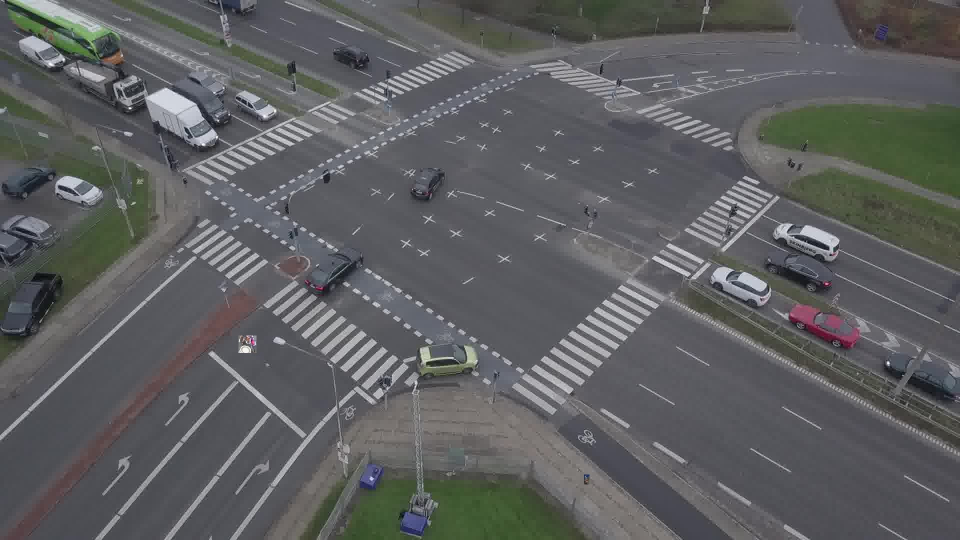
#> input picture AI_core/data/yolo_mtid_motor/dataset/images/train/seq3-drone_0000189.jpg, 1920 x 1080 px (shown at 1/2 size); its folder holds 4 pictures in this run
$ python convert.py
#> lines starting #> are read from the running program, lines starting #| are printed output that depends on the picture; after the words box and inside, x2 and y2 are one past the last pixel; in counts of white or black regions, pixels touching at a corner belong together; pictures that were not available may be replaced by others from this repository, and a replacement may not be noted
"""
MTID Dataset + Motorbike Synthetic Data Merger
Fixed image search logic for nested folder structure
Fixed: idx variable and added val set augmentation
"""

from pathlib import Path
from tqdm import tqdm
import json
import os
import shutil
import random
import cv2
import numpy as np
import yaml


class MTIDMotorbikeMerger:
    COCO_TO_YOLO = {3: 0, 2: 1, 6: 2, 8: 3}  # car, bicycle, bus, truck
    CLASS_NAMES = ['car', 'bicycle', 'bus', 'truck', 'motorbike']
    MOTORBIKE_CLASS = 4

    DRONE_UNANNOTATED_RANGES = [(1, 31), (659, 659), (1001, 1318), (3301, 3327)]

    def __init__(self, mtid_root, motor_crops_dir, output_root, seed=42):
        self.mtid_root = Path(mtid_root)
        self.motor_crops_dir = Path(motor_crops_dir)
        self.output_root = Path(output_root)

        random.seed(seed)
        np.random.seed(seed)

        # Load motorbike crops
        self.motor_paths = list(self.motor_crops_dir.glob("*.jpg")) + \
                          list(self.motor_crops_dir.glob("*.png"))
        print(f"✓ Loaded {len(self.motor_paths)} motorbike crops")

        # Setup directories
        for d in ['images/train', 'images/val', 'labels/train', 'labels/val']:
            (self.output_root / d).mkdir(parents=True, exist_ok=True)

        # Cache for image search (speeds up repeated lookups)
        self.image_cache = {}

        self.stats = {
            'converted': 0,
            'augmented': 0,
            'motors_pasted': 0,
            'motors_overlap_rejected': 0
        }

    # [111 lines left out: functions build_image_index, find_image_file, is_frame_annotated, extract_frame_number, convert_bbox, not called in this run]

    def calculate_iou(self, box1, box2):
        """Calculate IoU between two boxes (x_center, y_center, width, height)"""
        x1_min = box1[0] - box1[2] / 2
        y1_min = box1[1] - box1[3] / 2
        x1_max = box1[0] + box1[2] / 2
        y1_max = box1[1] + box1[3] / 2

        x2_min = box2[0] - box2[2] / 2
        y2_min = box2[1] - box2[3] / 2
        x2_max = box2[0] + box2[2] / 2
        y2_max = box2[1] + box2[3] / 2

        inter_xmin = max(x1_min, x2_min)
        inter_ymin = max(y1_min, y2_min)
        inter_xmax = min(x1_max, x2_max)
        inter_ymax = min(y1_max, y2_max)

        inter_w = max(0, inter_xmax - inter_xmin)
        inter_h = max(0, inter_ymax - inter_ymin)
        inter_area = inter_w * inter_h

        box1_area = box1[2] * box1[3]
        box2_area = box2[2] * box2[3]
        union_area = box1_area + box2_area - inter_area

        if union_area == 0:
            return 0

        return inter_area / union_area

    def parse_yolo_labels(self, label_path):
        """Parse existing YOLO labels"""
        if not label_path.exists():
            return []

        bboxes = []
        with open(label_path, 'r') as f:
            for line in f:
                parts = line.strip().split()
                if len(parts) >= 5:
                    cls, x_c, y_c, w, h = parts[:5]
                    bboxes.append((float(x_c), float(y_c), float(w), float(h)))
        return bboxes

    def paste_motorbike(self, bg, motor, x, y):
        """Paste with simple alpha blending"""
        h, w = motor.shape[:2]
        H, W = bg.shape[:2]

        if x < 0 or y < 0 or x >= W or y >= H:
            return None

        if x + w > W:
            w = W - x
            motor = motor[:, :w]
        if y + h > H:
            h = H - y
            motor = motor[:h, :]

        if w < 5 or h < 5:
            return None

        roi = bg[y:y+h, x:x+w]

        gray = cv2.cvtColor(motor, cv2.COLOR_BGR2GRAY)
        mask = (gray > 30).astype(np.float32)
        mask = np.expand_dims(mask, axis=2)

        blended = roi * (1 - mask) + motor * mask
        bg[y:y+h, x:x+w] = blended.astype(np.uint8)

        return (x, y, w, h)

    def augment_with_motorbike(self, img_path, label_path, aug_ratio=0.5):
        """Augment with overlap check"""
        if random.random() > aug_ratio or not self.motor_paths:
            return False

        bg = cv2.imread(str(img_path))
        if bg is None:
            return False

        H, W = bg.shape[:2]
        existing_bboxes = self.parse_yolo_labels(label_path)

        num_motors = random.randint(1, 2)
        new_labels = []

        for _ in range(num_motors):
            max_attempts = 10
            pasted = False

            for attempt in range(max_attempts):
                motor_path = random.choice(self.motor_paths)
                motor = cv2.imread(str(motor_path))
                if motor is None:
                    continue

                scale = random.uniform(0.3, 0.8)
                mh, mw = motor.shape[:2]
                new_w = int(mw * scale)
                new_h = int(mh * scale)

                if new_w < 5 or new_h < 5:
                    continue

                motor = cv2.resize(motor, (new_w, new_h))
                mh, mw = motor.shape[:2]

                max_x = W - mw
                max_y = H - mh

                if max_x < 0 or max_y < 0:
                    break

                x = random.randint(0, max_x)
                min_y = int(H * 0.5)
                if min_y > max_y:
                    min_y = 0
                y = random.randint(min_y, max_y)

                cx = (x + mw / 2) / W
                cy = (y + mh / 2) / H
                ww = mw / W
                hh = mh / H

                new_bbox = (cx, cy, ww, hh)

                max_iou = 0
                for exist_bbox in existing_bboxes:
                    iou = self.calculate_iou(new_bbox, exist_bbox)
                    max_iou = max(max_iou, iou)

                if max_iou < 0.3:
                    result = self.paste_motorbike(bg, motor, x, y)
                    if result is not None:
                        bx, by, bw, bh = result

                        cx = (bx + bw / 2) / W
                        cy = (by + bh / 2) / H
                        ww = bw / W
                        hh = bh / H

                        if 0 <= cx <= 1 and 0 <= cy <= 1 and 0 < ww <= 1 and 0 < hh <= 1:
                            new_labels.append(f"{self.MOTORBIKE_CLASS} {cx:.6f} {cy:.6f} {ww:.6f} {hh:.6f}")
                            existing_bboxes.append((cx, cy, ww, hh))
                            self.stats['motors_pasted'] += 1
                            pasted = True
                            break
                else:
                    self.stats['motors_overlap_rejected'] += 1

            if not pasted:
                break

        if new_labels:
            cv2.imwrite(str(img_path), bg)
            with open(label_path, 'a') as f:
                for label in new_labels:
                    f.write('\n' + label)
            self.stats['augmented'] += 1
            return True

        return False

    def convert_mtid_view(self, json_path, img_root, split, view):
        """Convert MTID view to YOLO format - FIXED IMAGE SEARCH"""
        print(f"\n{'='*70}")
        print(f"Converting {view.upper()} - {split.upper()}")
        print(f"{'='*70}")

        if not Path(json_path).exists():
            print(f"[ERROR] JSON not found: {json_path}")
            return []

        if not Path(img_root).exists():
            print(f"[ERROR] Image root not found: {img_root}")
            return []

        with open(json_path, 'r') as f:
            data = json.load(f)

        print(f"\n[INFO] Total images in JSON: {len(data['images'])}")
        print(f"[INFO] Total annotations in JSON: {len(data['annotations'])}")

        if data['images']:
            print(f"\n[INFO] Sample filenames from JSON:")
            for i, img in enumerate(data['images'][:3]):
                print(f"  {i+1}. {img['file_name']}")

        image_map = {img['id']: img for img in data['images']}
        processed = {}

        debug = {
            'total_anns': len(data['annotations']),
            'skipped_category': 0,
            'skipped_no_img_info': 0,
            'skipped_unannotated_frame': 0,
            'skipped_img_not_exist': 0,
            'skipped_img_read_fail': 0,
            'skipped_size_mismatch': 0,
            'skipped_bbox_invalid': 0,
            'success': 0
        }

        for ann in tqdm(data['annotations'], desc=f"Converting {view} {split}", ncols=100):

            cat_id = ann['category_id']
            if cat_id not in self.COCO_TO_YOLO:
                debug['skipped_category'] += 1
                continue

            img_info = image_map.get(ann['image_id'])
            if img_info is None:
                debug['skipped_no_img_info'] += 1
                continue

            filename = os.path.basename(img_info['file_name'])

            if view == 'drone':
                frame_num = self.extract_frame_number(filename)
                if frame_num > 0 and not self.is_frame_annotated(frame_num):
                    debug['skipped_unannotated_frame'] += 1
                    continue

            src_img = self.find_image_file(img_root, filename)

            if src_img is None or not src_img.exists():
                debug['skipped_img_not_exist'] += 1
                if debug['skipped_img_not_exist'] <= 5:
                    print(f"[WARN] Image not found: {filename}")
                    print(f"       JSON path: {img_info['file_name']}")
                continue

            # Verify with OpenCV
            actual_img = cv2.imread(str(src_img))
            if actual_img is None:
                debug['skipped_img_read_fail'] += 1
                if debug['skipped_img_read_fail'] <= 3:
                    print(f"[WARN] Cannot read: {src_img}")
                continue

            actual_h, actual_w = actual_img.shape[:2]
            json_w, json_h = img_info['width'], img_info['height']

            if actual_w != json_w or actual_h != json_h:
                debug['skipped_size_mismatch'] += 1
                if debug['skipped_size_mismatch'] <= 3:
                    print(f"[WARN] Size mismatch {filename}: JSON({json_w}x{json_h}) vs Actual({actual_w}x{actual_h})")
                json_w, json_h = actual_w, actual_h

            result = self.convert_bbox(ann['bbox'], json_w, json_h)
            if result is None:
                debug['skipped_bbox_invalid'] += 1
                continue

            cls_id = self.COCO_TO_YOLO[cat_id]

            if filename not in processed:
                processed[filename] = {'src_path': src_img, 'annotations': []}
            processed[filename]['annotations'].append((cls_id, result[0], result[1], result[2], result[3]))
            debug['success'] += 1
            self.stats['converted'] += 1

        print(f"\n[DEBUG] Conversion breakdown:")
        print(f"  Total annotations:        {debug['total_anns']:6d}")
        print(f"  ✓ Successfully converted: {debug['success']:6d}")
        print(f"  ✗ Wrong category:         {debug['skipped_category']:6d}")
        print(f"  ✗ No image info:          {debug['skipped_no_img_info']:6d}")
        print(f"  ✗ Unannotated frame:      {debug['skipped_unannotated_frame']:6d}")
        print(f"  ✗ Image not exist:        {debug['skipped_img_not_exist']:6d}")
        print(f"  ✗ Image read fail:        {debug['skipped_img_read_fail']:6d}")
        print(f"  ✗ Size mismatch:          {debug['skipped_size_mismatch']:6d}")
        print(f"  ✗ Invalid bbox:           {debug['skipped_bbox_invalid']:6d}")
        print()

        if debug['success'] == 0:
            print("[ERROR] No annotations converted!")
            return []

        for filename, data in processed.items():
            file_stem = os.path.splitext(filename)[0]
            src_img_path = data['src_path']
            annotations = data['annotations']

            dst_img = self.output_root / 'images' / split / filename
            shutil.copy2(src_img_path, dst_img)

            label_file = self.output_root / 'labels' / split / f"{file_stem}.txt"
            with open(label_file, 'w') as f:
                for cls_id, x_c, y_c, w_n, h_n in annotations:
                    f.write(f"{cls_id} {x_c:.6f} {y_c:.6f} {w_n:.6f} {h_n:.6f}\n")

        print(f"Converted {len(processed)} images")
        return list(processed.keys())

    def stratified_split(self, train_ratio=0.8):
        """Split train/val by view (stratified)"""
        print(f"\n{'='*70}")
        print("Stratified train/val split")
        print(f"{'='*70}")

        train_img_dir = self.output_root / 'images' / 'train'
        train_lab_dir = self.output_root / 'labels' / 'train'
        val_img_dir = self.output_root / 'images' / 'val'
        val_lab_dir = self.output_root / 'labels' / 'val'

        all_images = list(train_img_dir.glob("*.jpg")) + list(train_img_dir.glob("*.png"))

        drone_imgs = [f for f in all_images if 'drone' in f.name.lower()]
        infra_imgs = [f for f in all_images if 'infra' in f.name.lower() or 'infrastructure' in f.name.lower()]

        print(f"Drone: {len(drone_imgs)} images")
        print(f"Infrastructure: {len(infra_imgs)} images")

        random.shuffle(drone_imgs)
        random.shuffle(infra_imgs)

        drone_split = int(len(drone_imgs) * train_ratio)
        infra_split = int(len(infra_imgs) * train_ratio)

        val_files = drone_imgs[drone_split:] + infra_imgs[infra_split:]

        for img_path in val_files:
            filename = img_path.name
            file_stem = img_path.stem

            shutil.move(str(img_path), str(val_img_dir / filename))

            label_file = train_lab_dir / f"{file_stem}.txt"
            if label_file.exists():
                shutil.move(str(label_file), str(val_lab_dir / f"{file_stem}.txt"))

        print(f" Moved {len(val_files)} images to val")
        print(f"  Train: {len(all_images) - len(val_files)}")
        print(f"  Val: {len(val_files)}")

    def augment_split(self, split='train', aug_ratio=0.5):
        """Augment only specified split - FIXED idx variable"""
        print(f"\n{'='*70}")
        print(f"Augmenting {split} set with motorbikes (ratio={aug_ratio})")
        print(f"{'='*70}")

        img_dir = self.output_root / 'images' / split
        lab_dir = self.output_root / 'labels' / split

        images = list(img_dir.glob("*.jpg")) + list(img_dir.glob("*.png"))

        if not images:
            print(f"[WARNING] No images found in {split} set!")
            return

        # Reset stats for this split
        split_stats = {'augmented': 0, 'motors_pasted': 0, 'motors_overlap_rejected': 0}

        for img_path in tqdm(images, desc=f"Augment {split} set", ncols=100):
            file_stem = img_path.stem
            label_path = lab_dir / f"{file_stem}.txt"

            # Track stats before augmentation
            before_aug = self.stats['augmented']
            before_paste = self.stats['motors_pasted']
            before_reject = self.stats['motors_overlap_rejected']

            self.augment_with_motorbike(img_path, label_path, aug_ratio)

            # Update split-specific stats
            split_stats['augmented'] += (self.stats['augmented'] - before_aug)
            split_stats['motors_pasted'] += (self.stats['motors_pasted'] - before_paste)
            split_stats['motors_overlap_rejected'] += (self.stats['motors_overlap_rejected'] - before_reject)

        print(f"\n Augmented {split_stats['augmented']} images in {split} set")
        print(f"  Motors pasted: {split_stats['motors_pasted']}")
        print(f"  Rejected (overlap): {split_stats['motors_overlap_rejected']}")

    def create_yaml(self):
        config = {
            'path': str(self.output_root.absolute()),
            'train': 'images/train',
            'val': 'images/val',
            'nc': len(self.CLASS_NAMES),
            'names': self.CLASS_NAMES
        }

        with open(self.output_root / 'data.yaml', 'w') as f:
            yaml.dump(config, f, default_flow_style=False)

        print(f"\n✓ Created data.yaml")


def main():
    MTID_ROOT = "E:/multi_2"
    MOTOR_CROPS = "E:/multi_2/motor"
    OUTPUT_ROOT = "E:/multi_2/yolo_mtid_motor"

    print("="*70)
    print("MTID + Motorbike Merger")
    print("="*70)
    merger = MTIDMotorbikeMerger(MTID_ROOT, MOTOR_CROPS, OUTPUT_ROOT)

    # Step 1: Convert both views to train
    merger.convert_mtid_view(
        json_path=f"{MTID_ROOT}/drone-mscoco.json",
        img_root=f"{MTID_ROOT}/Drone",
        split='train',
        view='drone'
    )

    merger.convert_mtid_view(
        json_path=f"{MTID_ROOT}/infrastructure-mscoco.json",
        img_root=f"{MTID_ROOT}/Infrastructure",
        split='train',
        view='infrastructure'
    )

    # Step 2: Split train/val (80/20)
    merger.stratified_split(train_ratio=0.8)

    # Step 3: Augment both train and val sets
    merger.augment_split(split='train', aug_ratio=0.7)  # 70% of train images
#> in augment_with_motorbike, bg is the input picture: shape (1080, 1920, 3); mean B, G, R 96, 94.9, 93.8
#> in paste_motorbike, `roi = bg[y:y+h, x:x+w]`:
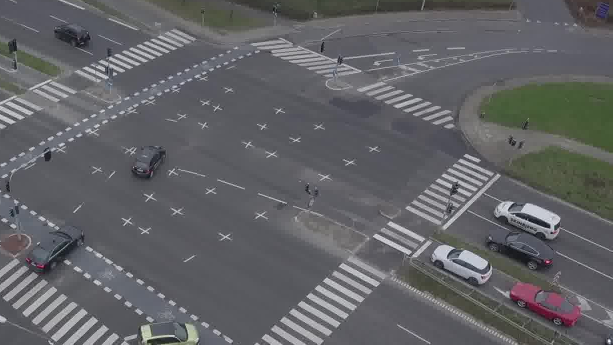
#> roi: shape (689, 1225, 3) (shown at 1/2 size); mean B, G, R 101.5, 98.7, 98
#> in paste_motorbike, `gray = cv2.cvtColor(motor, cv2.COLOR_BGR2GRAY)`:
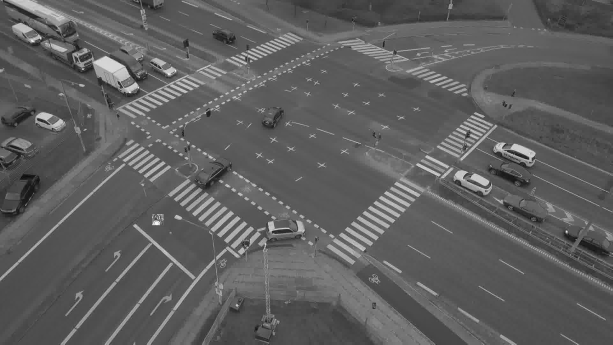
#> gray: shape (689, 1225) (shown at 1/2 size); min 2, max 252, mean 94.6
#> in paste_motorbike, `mask = (gray > 30).astype(np.float32)`:
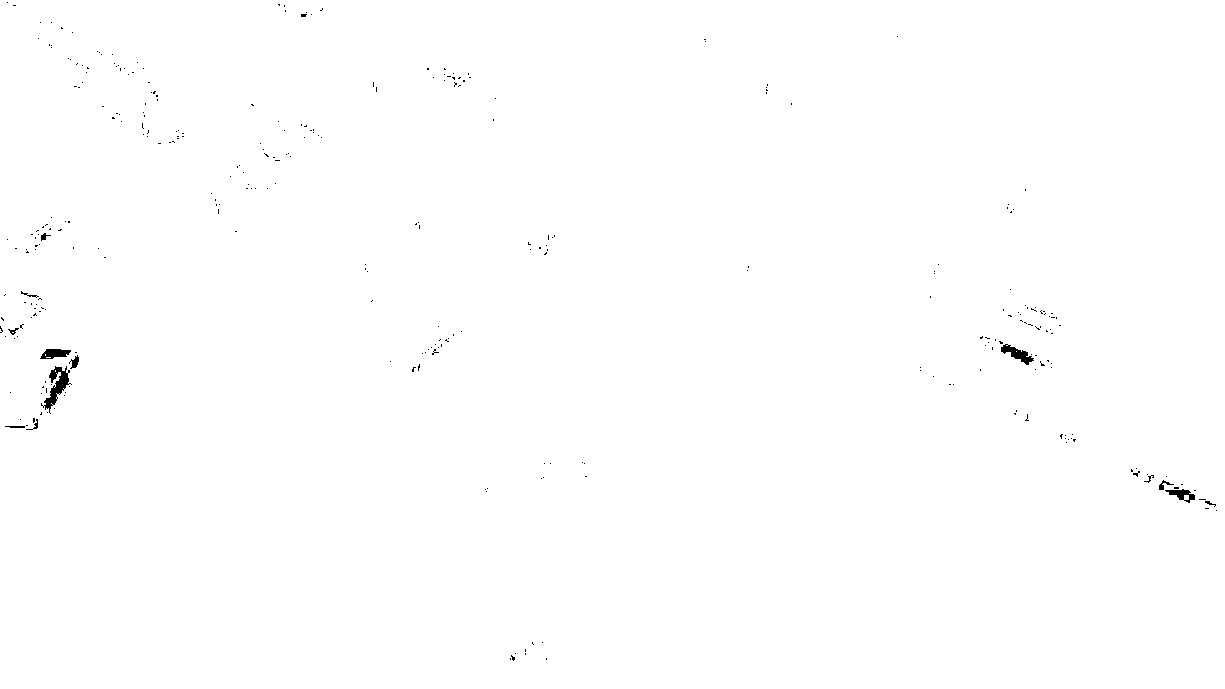
#> mask: shape (689, 1225) float32; values 0 (black) and 1 (white), 99.7% white; 322 black regions (309 under 20 px), largest, box (x1, y1, x2, y2) and area: (41, 366, 72, 414) 489, (1001, 344, 1034, 365) 280, (40, 349, 71, 359) 213
#> in paste_motorbike, `bg[y:y+h, x:x+w] = blended.astype(np.uint8)`:
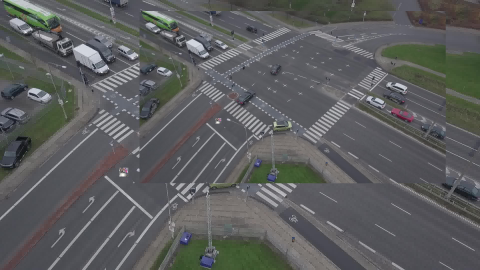
#> bg: shape (1080, 1920, 3) (shown at 1/4 size); mean B, G, R 93.7, 93.4, 92.1
#> in augment_with_motorbike, `result = self.paste_motorbike(bg, motor, x, y)`: result = (558, 44, 1225, 689)
#> in augment_with_motorbike, `bx, by, bw, bh = result`: bx = 558; by = 44; bw = 1225; bh = 689
#> the loop in augment_with_motorbike, `for label in new_labels:` made 1 pass
#> label on pass 1: '4 0.609635 0.359722 0.638021 0.637963'
    merger.augment_split(split='val', aug_ratio=0.3)    # 30% of val images (lower ratio)
#> call 4 of paste_motorbike, with x = 440, y = 583
#> in paste_motorbike (call 4), `roi = bg[y:y+h, x:x+w]`:
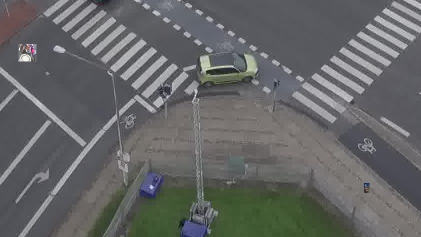
#> roi: shape (474, 842, 3) (shown at 1/2 size); mean B, G, R 102.2, 102.1, 101
#> in paste_motorbike (call 4), `bg[y:y+h, x:x+w] = blended.astype(np.uint8)`:
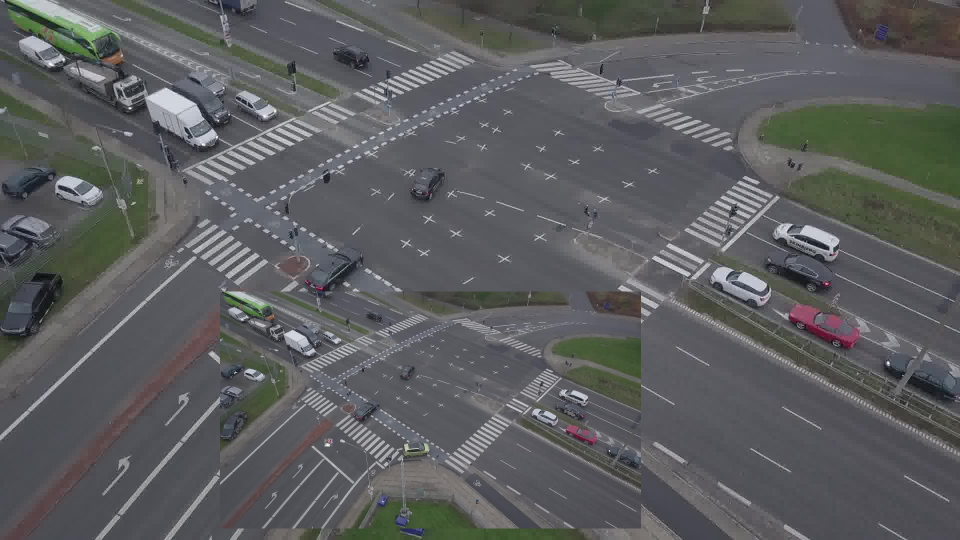
#> bg: shape (1080, 1920, 3) (shown at 1/2 size); 19.14% of pixels changed, all inside (x1, y1, x2, y2) = (440, 583, 1282, 1057)
#> in augment_with_motorbike (call 5), `result = self.paste_motorbike(bg, motor, x, y)`: result = (440, 583, 842, 474)
#> in augment_with_motorbike (call 5), `bx, by, bw, bh = result`: bx = 440; by = 583; bw = 842; bh = 474
#> in augment_with_motorbike (call 5), `cv2.imwrite(str(img_path), bg)`:
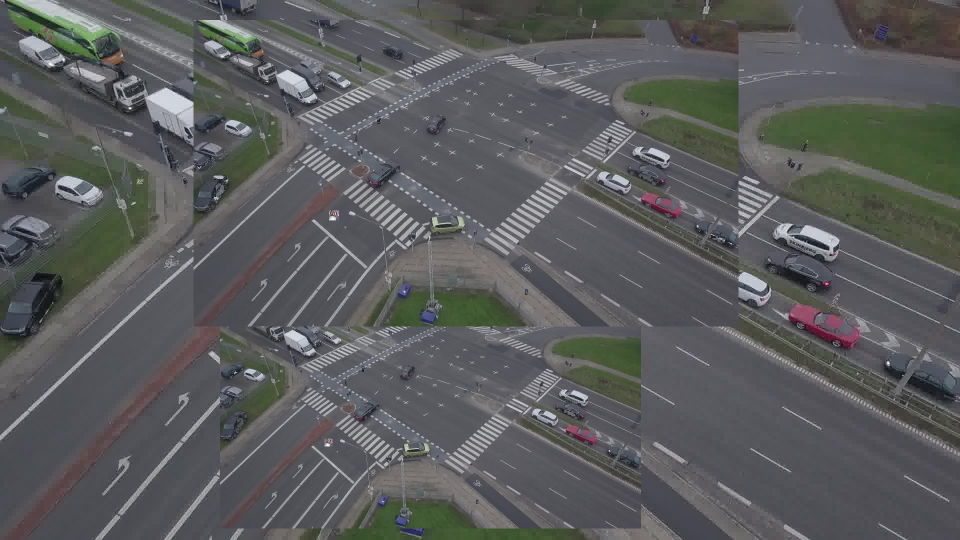
#> saved as seq3-drone_0000189.jpg: shape (1080, 1920, 3) (shown at 1/2 size); mean B, G, R 92.4, 92.1, 90.9

    # Step 4: Create YAML config
    merger.create_yaml()

    print("\n" + "="*70)
    print("SUMMARY")
    print("="*70)
    print(f"Converted: {merger.stats['converted']}")
    print(f"Total Augmented: {merger.stats['augmented']}")
    print(f"Total Motors pasted: {merger.stats['motors_pasted']}")
    print(f"Total Motors rejected (overlap): {merger.stats['motors_overlap_rejected']}")
    print("="*70)


if __name__ == "__main__":
    main()
